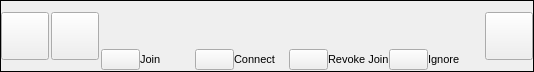
<?xml version="1.0" encoding="UTF-8"?>
<ui version="4.0">
 <class>GuiHostedListItemUi</class>
 <widget class="QWidget" name="GuiHostedListItemUi">
  <property name="geometry">
   <rect>
    <x>0</x>
    <y>0</y>
    <width>534</width>
    <height>72</height>
   </rect>
  </property>
  <property name="sizePolicy">
   <sizepolicy hsizetype="Expanding" vsizetype="Fixed">
    <horstretch>0</horstretch>
    <verstretch>0</verstretch>
   </sizepolicy>
  </property>
  <property name="minimumSize">
   <size>
    <width>0</width>
    <height>0</height>
   </size>
  </property>
  <property name="maximumSize">
   <size>
    <width>16777215</width>
    <height>16777215</height>
   </size>
  </property>
  <property name="font">
   <font>
    <pointsize>8</pointsize>
   </font>
  </property>
  <property name="windowTitle">
   <string notr="true">GuiHosted</string>
  </property>
  <property name="styleSheet">
   <string notr="true"/>
  </property>
  <layout class="QGridLayout" name="gridLayout">
   <property name="leftMargin">
    <number>0</number>
   </property>
   <property name="topMargin">
    <number>0</number>
   </property>
   <property name="rightMargin">
    <number>0</number>
   </property>
   <property name="bottomMargin">
    <number>0</number>
   </property>
   <property name="spacing">
    <number>0</number>
   </property>
   <item row="0" column="0">
    <widget class="QFrame" name="frame">
     <property name="sizePolicy">
      <sizepolicy hsizetype="Expanding" vsizetype="Preferred">
       <horstretch>0</horstretch>
       <verstretch>0</verstretch>
      </sizepolicy>
     </property>
     <property name="frameShape">
      <enum>QFrame::Box</enum>
     </property>
     <layout class="QHBoxLayout" name="horizontalLayout_2">
      <property name="spacing">
       <number>2</number>
      </property>
      <property name="leftMargin">
       <number>0</number>
      </property>
      <property name="topMargin">
       <number>0</number>
      </property>
      <property name="rightMargin">
       <number>0</number>
      </property>
      <property name="bottomMargin">
       <number>0</number>
      </property>
      <item>
       <widget class="VxPushButton" name="m_IconButton">
        <property name="sizePolicy">
         <sizepolicy hsizetype="Fixed" vsizetype="Fixed">
          <horstretch>0</horstretch>
          <verstretch>0</verstretch>
         </sizepolicy>
        </property>
        <property name="minimumSize">
         <size>
          <width>48</width>
          <height>48</height>
         </size>
        </property>
        <property name="maximumSize">
         <size>
          <width>48</width>
          <height>48</height>
         </size>
        </property>
        <property name="text">
         <string notr="true"/>
        </property>
        <property name="iconSize">
         <size>
          <width>48</width>
          <height>48</height>
         </size>
        </property>
       </widget>
      </item>
      <item>
       <widget class="VxPushButton" name="m_FriendshipButton">
        <property name="sizePolicy">
         <sizepolicy hsizetype="Fixed" vsizetype="Fixed">
          <horstretch>0</horstretch>
          <verstretch>0</verstretch>
         </sizepolicy>
        </property>
        <property name="minimumSize">
         <size>
          <width>48</width>
          <height>48</height>
         </size>
        </property>
        <property name="maximumSize">
         <size>
          <width>48</width>
          <height>48</height>
         </size>
        </property>
        <property name="text">
         <string notr="true"/>
        </property>
        <property name="iconSize">
         <size>
          <width>48</width>
          <height>48</height>
         </size>
        </property>
       </widget>
      </item>
      <item>
       <layout class="QVBoxLayout" name="verticalLayout">
        <property name="spacing">
         <number>0</number>
        </property>
        <item>
         <layout class="QHBoxLayout" name="TitleHorizontalLayout">
          <property name="spacing">
           <number>0</number>
          </property>
          <property name="leftMargin">
           <number>0</number>
          </property>
          <item>
           <widget class="QLabel" name="m_TitlePart1">
            <property name="font">
             <font>
              <pointsize>9</pointsize>
              <weight>50</weight>
              <italic>false</italic>
              <bold>false</bold>
             </font>
            </property>
            <property name="text">
             <string notr="true"/>
            </property>
           </widget>
          </item>
          <item>
           <widget class="QLabel" name="m_TitlePart2">
            <property name="font">
             <font>
              <pointsize>9</pointsize>
             </font>
            </property>
            <property name="text">
             <string notr="true"/>
            </property>
           </widget>
          </item>
          <item>
           <spacer name="horizontalSpacer">
            <property name="orientation">
             <enum>Qt::Horizontal</enum>
            </property>
            <property name="sizeHint" stdset="0">
             <size>
              <width>40</width>
              <height>20</height>
             </size>
            </property>
           </spacer>
          </item>
         </layout>
        </item>
        <item>
         <layout class="QHBoxLayout" name="DescHorizontalLayout">
          <property name="spacing">
           <number>0</number>
          </property>
          <item>
           <widget class="QLabel" name="m_DescPart1">
            <property name="font">
             <font>
              <pointsize>9</pointsize>
             </font>
            </property>
            <property name="text">
             <string notr="true"/>
            </property>
           </widget>
          </item>
          <item>
           <widget class="QLabel" name="m_DescPart2">
            <property name="font">
             <font>
              <pointsize>9</pointsize>
             </font>
            </property>
            <property name="text">
             <string notr="true"/>
            </property>
           </widget>
          </item>
          <item>
           <spacer name="horizontalSpacer_2">
            <property name="orientation">
             <enum>Qt::Horizontal</enum>
            </property>
            <property name="sizeHint" stdset="0">
             <size>
              <width>40</width>
              <height>20</height>
             </size>
            </property>
           </spacer>
          </item>
         </layout>
        </item>
        <item>
         <layout class="QHBoxLayout" name="horizontalLayout">
          <item>
           <widget class="VxPushButton" name="m_JoinButton">
            <property name="text">
             <string notr="true"/>
            </property>
           </widget>
          </item>
          <item>
           <widget class="QLabel" name="m_JoinLabel">
            <property name="sizePolicy">
             <sizepolicy hsizetype="Expanding" vsizetype="Preferred">
              <horstretch>0</horstretch>
              <verstretch>0</verstretch>
             </sizepolicy>
            </property>
            <property name="text">
             <string>Join</string>
            </property>
           </widget>
          </item>
          <item>
           <widget class="VxPushButton" name="m_ConnectButton">
            <property name="text">
             <string notr="true"/>
            </property>
           </widget>
          </item>
          <item>
           <widget class="QLabel" name="m_ConnectLabel">
            <property name="sizePolicy">
             <sizepolicy hsizetype="Expanding" vsizetype="Preferred">
              <horstretch>0</horstretch>
              <verstretch>0</verstretch>
             </sizepolicy>
            </property>
            <property name="text">
             <string>Connect</string>
            </property>
           </widget>
          </item>
          <item>
           <widget class="VxPushButton" name="m_KickButton">
            <property name="text">
             <string notr="true"/>
            </property>
           </widget>
          </item>
          <item>
           <widget class="QLabel" name="m_KickLabel">
            <property name="sizePolicy">
             <sizepolicy hsizetype="Expanding" vsizetype="Preferred">
              <horstretch>0</horstretch>
              <verstretch>0</verstretch>
             </sizepolicy>
            </property>
            <property name="text">
             <string>Revoke Join</string>
            </property>
           </widget>
          </item>
          <item>
           <widget class="VxPushButton" name="m_IgnoreButton">
            <property name="text">
             <string notr="true"/>
            </property>
           </widget>
          </item>
          <item>
           <widget class="QLabel" name="m_IgnoreLabel">
            <property name="sizePolicy">
             <sizepolicy hsizetype="Expanding" vsizetype="Preferred">
              <horstretch>0</horstretch>
              <verstretch>0</verstretch>
             </sizepolicy>
            </property>
            <property name="text">
             <string>Ignore</string>
            </property>
           </widget>
          </item>
         </layout>
        </item>
       </layout>
      </item>
      <item>
       <widget class="VxPushButton" name="m_MenuButton">
        <property name="sizePolicy">
         <sizepolicy hsizetype="Fixed" vsizetype="Fixed">
          <horstretch>0</horstretch>
          <verstretch>0</verstretch>
         </sizepolicy>
        </property>
        <property name="minimumSize">
         <size>
          <width>48</width>
          <height>48</height>
         </size>
        </property>
        <property name="maximumSize">
         <size>
          <width>48</width>
          <height>48</height>
         </size>
        </property>
        <property name="text">
         <string notr="true"/>
        </property>
        <property name="iconSize">
         <size>
          <width>48</width>
          <height>48</height>
         </size>
        </property>
       </widget>
      </item>
     </layout>
    </widget>
   </item>
  </layout>
 </widget>
 <customwidgets>
  <customwidget>
   <class>VxPushButton</class>
   <extends>QPushButton</extends>
   <header>VxPushButton.h</header>
  </customwidget>
 </customwidgets>
 <resources/>
 <connections/>
</ui>
